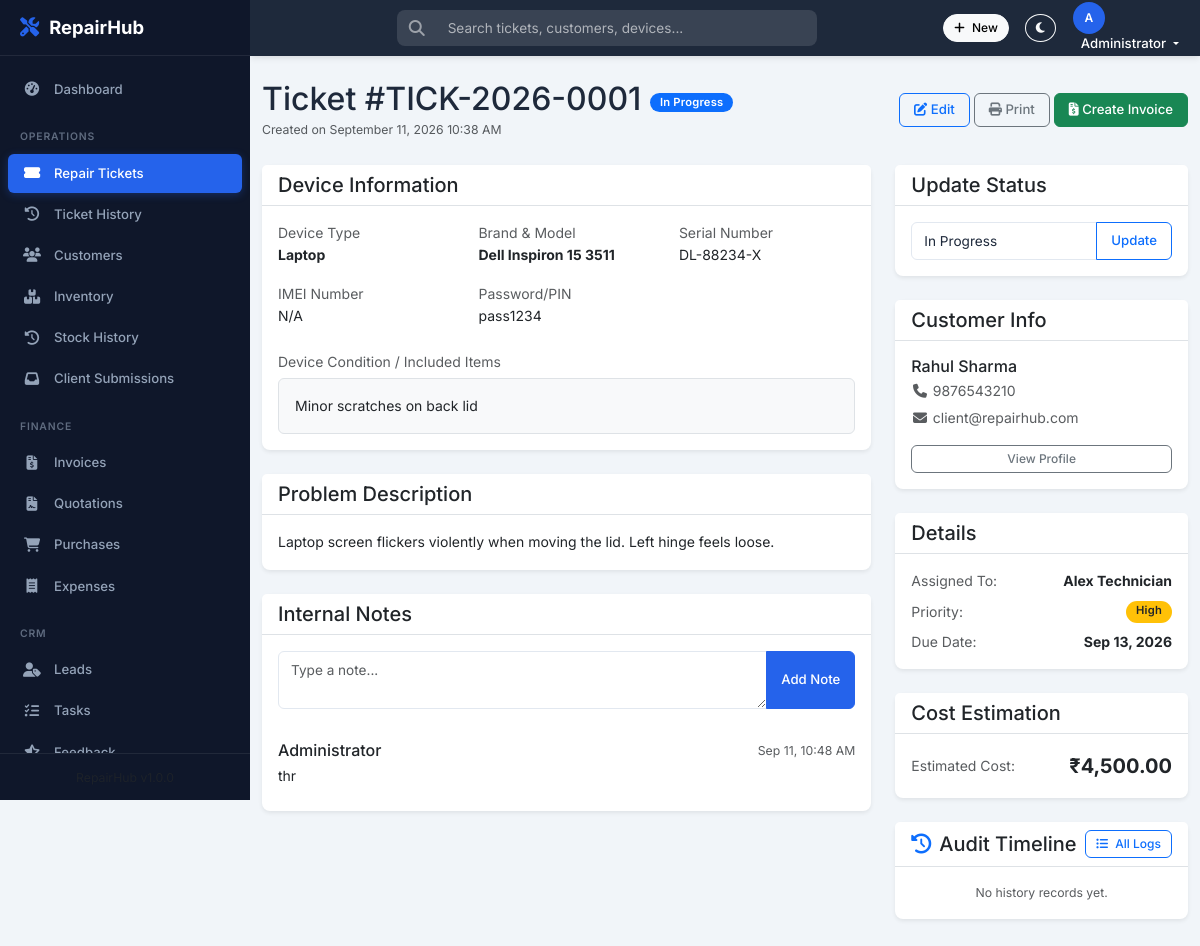
Page /tickets/view.php?id=5 (signed in) on the committed database.
### tables this page shows
CREATE TABLE `users` (
  `id` int NOT NULL AUTO_INCREMENT,
  `name` varchar(100) NOT NULL,
  `email` varchar(150) NOT NULL,
  `password` varchar(255) NOT NULL,
  `phone` varchar(20) DEFAULT NULL,
  `role` enum('Admin','Technician','Receptionist','Client') NOT NULL DEFAULT 'Technician',
  `avatar` varchar(255) DEFAULT NULL,
  `is_active` tinyint(1) NOT NULL DEFAULT '1',
  `last_login` datetime DEFAULT NULL,
  `created_at` datetime NOT NULL DEFAULT CURRENT_TIMESTAMP,
  `updated_at` datetime NOT NULL DEFAULT CURRENT_TIMESTAMP ON UPDATE CURRENT_TIMESTAMP,
  PRIMARY KEY (`id`),
  UNIQUE KEY `email` (`email`),
  KEY `idx_email` (`email`),
  KEY `idx_role` (`role`)
);

CREATE TABLE `repair_tickets` (
  `id` int NOT NULL AUTO_INCREMENT,
  `ticket_id` varchar(30) NOT NULL,
  `customer_id` int NOT NULL,
  `device_type` varchar(50) NOT NULL,
  `device_brand` varchar(100) DEFAULT NULL,
  `device_model` varchar(100) DEFAULT NULL,
  `serial_number` varchar(100) DEFAULT NULL,
  `imei_number` varchar(20) DEFAULT NULL,
  `device_password` varchar(100) DEFAULT NULL,
  `device_condition` text,
  `problem_description` text NOT NULL,
  `diagnosis` text,
  `resolution` text,
  `completion_summary` text,
  `time_spent_total` int DEFAULT '0',
  `parts_used_notes` text,
  `submitted_by_client` tinyint(1) NOT NULL DEFAULT '0',
  `status` enum('Pending','In Progress','Waiting for Parts','Ready for Pickup','Completed','Delivered','Cancelled') NOT NULL DEFAULT 'Pending',
  `priority` enum('Low','Normal','High','Urgent') NOT NULL DEFAULT 'Normal',
  `estimated_cost` decimal(10,2) DEFAULT '0.00',
  `final_cost` decimal(10,2) DEFAULT '0.00',
  `assigned_to` int DEFAULT NULL,
  `created_by` int DEFAULT NULL,
  `due_date` date DEFAULT NULL,
  `completed_at` datetime DEFAULT NULL,
  `delivered_at` datetime DEFAULT NULL,
  `created_at` datetime NOT NULL DEFAULT CURRENT_TIMESTAMP,
  `updated_at` datetime NOT NULL DEFAULT CURRENT_TIMESTAMP ON UPDATE CURRENT_TIMESTAMP,
  PRIMARY KEY (`id`),
  UNIQUE KEY `ticket_id` (`ticket_id`),
  KEY `idx_status` (`status`),
  KEY `idx_priority` (`priority`),
  KEY `idx_customer` (`customer_id`),
  KEY `idx_assigned` (`assigned_to`),
  KEY `idx_created_at` (`created_at`),
  KEY `created_by` (`created_by`),
  CONSTRAINT `repair_tickets_ibfk_1` FOREIGN KEY (`customer_id`) REFERENCES `customers` (`id`) ON DELETE CASCADE,
  CONSTRAINT `repair_tickets_ibfk_2` FOREIGN KEY (`assigned_to`) REFERENCES `users` (`id`) ON DELETE SET NULL,
  CONSTRAINT `repair_tickets_ibfk_3` FOREIGN KEY (`created_by`) REFERENCES `users` (`id`) ON DELETE SET NULL
);

CREATE TABLE `ticket_notes` (
  `id` int NOT NULL AUTO_INCREMENT,
  `ticket_id` int NOT NULL,
  `user_id` int NOT NULL,
  `note` text NOT NULL,
  `is_internal` tinyint(1) NOT NULL DEFAULT '1',
  `created_at` datetime NOT NULL DEFAULT CURRENT_TIMESTAMP,
  PRIMARY KEY (`id`),
  KEY `ticket_id` (`ticket_id`),
  KEY `user_id` (`user_id`),
  CONSTRAINT `ticket_notes_ibfk_1` FOREIGN KEY (`ticket_id`) REFERENCES `repair_tickets` (`id`) ON DELETE CASCADE,
  CONSTRAINT `ticket_notes_ibfk_2` FOREIGN KEY (`user_id`) REFERENCES `users` (`id`) ON DELETE CASCADE
);

CREATE TABLE `customers` (
  `id` int NOT NULL AUTO_INCREMENT,
  `name` varchar(100) NOT NULL,
  `email` varchar(150) DEFAULT NULL,
  `phone` varchar(20) NOT NULL,
  `alt_phone` varchar(20) DEFAULT NULL,
  `address` text,
  `city` varchar(100) DEFAULT NULL,
  `state` varchar(100) DEFAULT NULL,
  `pincode` varchar(10) DEFAULT NULL,
  `gst_number` varchar(20) DEFAULT NULL,
  `notes` text,
  `user_id` int DEFAULT NULL,
  `created_by` int DEFAULT NULL,
  `created_at` datetime NOT NULL DEFAULT CURRENT_TIMESTAMP,
  `updated_at` datetime NOT NULL DEFAULT CURRENT_TIMESTAMP ON UPDATE CURRENT_TIMESTAMP,
  PRIMARY KEY (`id`),
  KEY `idx_phone` (`phone`),
  KEY `idx_name` (`name`),
  KEY `created_by` (`created_by`),
  KEY `idx_user_id` (`user_id`),
  CONSTRAINT `customers_ibfk_1` FOREIGN KEY (`created_by`) REFERENCES `users` (`id`) ON DELETE SET NULL
);

### tickets/view.php (the view, shortened to what the rows shown need)
<?php
require_once '../config.php';
$id = isset($_GET['id']) ? (int)$_GET['id'] : 0;
$sql = "SELECT t.*, c.name, c.phone, c.email, u.name as assignee_name
        FROM repair_tickets t
        LEFT JOIN customers c ON t.customer_id = c.id
        LEFT JOIN users u ON t.assigned_to = u.id
        WHERE t.id = ?";
$stmt = $pdo->prepare($sql);
$stmt->execute([$id]);
$ticket = $stmt->fetch(PDO::FETCH_ASSOC);
$stmt = $pdo->prepare("SELECT * FROM ticket_history WHERE ticket_id = ? ORDER BY created_at DESC LIMIT 50");
$stmt->execute([$id]);
$ticketHistory = $stmt->fetchAll(PDO::FETCH_ASSOC);
if (empty($ticketHistory) && !empty($ticket)) {
    try {
        $oldHist = $pdo->prepare("SELECT tsh.*, u.name as user_name, u.role as user_role FROM ticket_status_history tsh LEFT JOIN users u ON tsh.user_id = u.id WHERE tsh.ticket_id = ? ORDER BY tsh.created_at ASC");
        $oldHist->execute([$id]);
        foreach ($oldHist->fetchAll() as $oh) {
            $desc = $oh['notes'] ?: "Status changed to {$oh['status']}";
            logTicketHistory($pdo, $id, $ticket['ticket_id'], 'status_change', 'status', $oh['old_status'] ?? null, $oh['status'], $desc, $oh['user_id'], $oh['user_name'] ?: 'Staff', $oh['user_role'] ?? 'Staff');
        }
    } catch (Exception $e) {}
}
$stmt = $pdo->prepare("SELECT n.*, u.name FROM ticket_notes n LEFT JOIN users u ON n.user_id = u.id WHERE n.ticket_id = ? ORDER BY n.created_at DESC");
$stmt->execute([$id]);
$notes = $stmt->fetchAll(PDO::FETCH_ASSOC);
$all_statuses = ['Pending', 'In Progress', 'Waiting for Parts', 'Ready for Pickup', 'Completed', 'Delivered', 'Cancelled'];
include '../includes/header.php';
?>
<div class="main-content" id="mainContent">
    <div class="container-fluid py-4">
        <div class="d-flex justify-content-between align-items-center mb-4">
            <div>
                <h2 class="mb-0">Ticket #<?= htmlspecialchars($ticket['ticket_id'] ?? '') ?>
                    <span class="fs-6 align-middle"><?= getStatusBadge($ticket['status'] ?? 'Pending') ?></span>
                </h2>
                <small class="text-muted">Created on <?= date('F d, Y h:i A', strtotime($ticket['created_at'])) ?></small>
            </div>
        </div>
        <div class="row">
            <div class="col-lg-8">
                <div class="card border-0 shadow-sm mb-4">
                    <div class="card-body">
                        <div class="row">
                            <div class="col-sm-4 mb-3">
                                <span class="text-muted d-block">Device Type</span>
                                <span class="fw-bold"><?= htmlspecialchars($ticket['device_type'] ?? '') ?></span>
                            </div>
                            <div class="col-sm-4 mb-3">
                                <span class="text-muted d-block">Brand & Model</span>
                                <span class="fw-bold"><?= htmlspecialchars(($ticket['device_brand'] ?? '') . ' ' . ($ticket['device_model'] ?? '')) ?></span>
                            </div>
                            <div class="col-sm-4 mb-3">
                                <span class="text-muted d-block">Serial Number</span>
                                <span><?= htmlspecialchars($ticket['serial_number'] ?? '') ?: 'N/A' ?></span>
                            </div>
                            <div class="col-sm-4 mb-3">
                                <span class="text-muted d-block">IMEI Number</span>
                                <span><?= htmlspecialchars($ticket['imei_number'] ?? '') ?: 'N/A' ?></span>
                            </div>
                            <div class="col-sm-4 mb-3">
                                <span class="text-muted d-block">Password/PIN</span>
                                <span><?= htmlspecialchars($ticket['device_password'] ?? '') ?: 'N/A' ?></span>
                            </div>
                        </div>
                        <?php if ($ticket['device_condition']): ?>
                        <div class="mt-2">
                            <span class="text-muted d-block mb-1">Device Condition / Included Items</span>
                            <div class="p-3 bg-light rounded border">
                                <?= nl2br(htmlspecialchars($ticket['device_condition'])) ?>
                            </div>
                        </div>
                        <?php endif; ?>
                    </div>
                </div>
                <div class="card border-0 shadow-sm mb-4">
                    <div class="card-body">
                        <p class="mb-0"><?= nl2br(htmlspecialchars($ticket['problem_description'])) ?></p>
                    </div>
                </div>
                <div class="card border-0 shadow-sm mb-4">
                    <div class="card-body">
                        <div class="list-group list-group-flush">
                            <?php if (count($notes) > 0): ?>
                                <?php foreach ($notes as $note): ?>
                                    <div class="list-group-item px-0">
                                        <div class="d-flex justify-content-between w-100 mb-1">
                                            <h6 class="mb-0"><?= htmlspecialchars($note['name']) ?></h6>
                                            <small class="text-muted"><?= date('M d, g:i A', strtotime($note['created_at'])) ?></small>
                                        </div>
                                        <p class="mb-0"><?= nl2br(htmlspecialchars($note['note'])) ?></p>
                                    </div>
                                <?php endforeach; ?>
                            <?php else: ?>
                                <p class="text-muted text-center mb-0">No notes added yet.</p>
                            <?php endif; ?>
                        </div>
                    </div>
                </div>
            </div>
            <div class="col-lg-4">
                <div class="card border-0 shadow-sm mb-4">
                    <div class="card-body">
                        <form method="POST" action="view.php?id=<?= $id ?>">
                            <div class="input-group">
                                <select class="form-select" name="status">
                                    <?php foreach ($all_statuses as $s): ?>
                                        <option value="<?= $s ?>" <?= $ticket['status'] === $s ? 'selected' : '' ?>><?= $s ?></option>
                                    <?php endforeach; ?>
                                </select>
                                <button class="btn btn-outline-primary" type="submit">Update</button>
                            </div>
                        </form>
                    </div>
                </div>
                <div class="card border-0 shadow-sm mb-4">
                    <div class="card-body">
                        <h6 class="mb-1"><?= htmlspecialchars($ticket['name']) ?></h6>
                        <p class="mb-1 text-muted"><i class="fas fa-phone fa-fw"></i> <?= htmlspecialchars($ticket['phone']) ?></p>
                        <?php if ($ticket['email']): ?>
                        <p class="mb-3 text-muted"><i class="fas fa-envelope fa-fw"></i> <?= htmlspecialchars($ticket['email']) ?></p>
                        <?php endif; ?>
                        <a href="../customers/view.php?id=<?= $ticket['customer_id'] ?>" class="btn btn-sm btn-outline-secondary w-100">View Profile</a>
                    </div>
                </div>
                <div class="card border-0 shadow-sm mb-4">
                    <div class="card-body">
                        <div class="d-flex justify-content-between mb-2">
                            <span class="text-muted">Assigned To:</span>
                            <span class="fw-bold"><?= $ticket['assignee_name'] ? htmlspecialchars($ticket['assignee_name']) : 'Unassigned' ?></span>
                        </div>
                        <div class="d-flex justify-content-between mb-2">
                            <span class="text-muted">Priority:</span>
                            <?= getPriorityBadge($ticket['priority'] ?? 'Medium') ?>
                        </div>
                        <div class="d-flex justify-content-between">
                            <span class="text-muted">Due Date:</span>
                            <span class="fw-bold"><?= $ticket['due_date'] ? date('M d, Y', strtotime($ticket['due_date'])) : 'Not set' ?></span>
                        </div>
                    </div>
                </div>
                <div class="card border-0 shadow-sm mb-4">
                    <div class="card-body">
                        <div class="d-flex justify-content-between align-items-center">
                            <span class="text-muted">Estimated Cost:</span>
                            <span class="fs-5 fw-bold">₹<?= number_format((float)$ticket['estimated_cost'], 2) ?></span>
                        </div>
                    </div>
                </div>
            </div>
        </div>
    </div>
</div>
<?php include '../includes/footer.php'; ?>

### includes/header.php (shortened to what the rows shown need)
<?php
$currentUser = [
    'name' => $_SESSION['user_name'] ?? 'User',
    'email' => $_SESSION['user_email'] ?? '',
    'role' => $_SESSION['user_role'] ?? 'Technician',
];
?>
<!DOCTYPE html>
<html lang="en" data-bs-theme="light">
<head>
    <link href="https://cdn.jsdelivr.net/npm/bootstrap@5.3.3/dist/css/bootstrap.min.css" rel="stylesheet">
    <link href="https://cdnjs.cloudflare.com/ajax/libs/font-awesome/6.5.1/css/all.min.css" rel="stylesheet">
    <link href="<?= APP_URL ?>/assets/css/style.css" rel="stylesheet">
</head>
<body>
<nav class="top-navbar">
    <div class="d-flex align-items-center gap-3">
        <div class="dropdown">
            <button class="btn btn-link text-white text-decoration-none dropdown-toggle p-0"
                    data-bs-toggle="dropdown" aria-label="User menu">
                <div class="user-avatar-sm">
                    <?= getInitials($currentUser['name']) ?>
                </div>
                <span class="d-none d-md-inline ms-2"><?= htmlspecialchars($currentUser['name']) ?></span>
            </button>
        </div>
    </div>
</nav>

### includes/functions.php (shortened to what the rows shown need)
<?php
function getStatusBadge($status) {
    $statuses = TICKET_STATUSES;
    $badge = $statuses[$status]['badge'] ?? 'bg-secondary';
    return '<span class="badge ' . $badge . '">' . htmlspecialchars($status) . '</span>';
}
function getPriorityBadge($priority) {
    $priorities = PRIORITIES;
    $badge = $priorities[$priority] ?? 'bg-secondary';
    return '<span class="badge ' . $badge . '">' . htmlspecialchars($priority) . '</span>';
}
function getInitials($name) {
    $cleanName = preg_replace('/[^a-zA-Z\s]/', '', $name);
    $words = array_values(array_filter(explode(' ', trim($cleanName))));
    $initials = '';
    foreach (array_slice($words, 0, 2) as $word) {
        $initials .= strtoupper(substr($word, 0, 1));
    }
    return $initials ?: strtoupper(substr(trim($name), 0, 1)) ?: '?';
}

### rows in the picture
users: name "A", name "Administrator"
repair_tickets: ticket "TICK-2026-0001", status "In Progress", created_at "September 11, 2026 10:38 AM", device_type "Laptop", device_brand+device_model "Dell Inspiron 15 3511", serial_number "DL-88234-X", imei_number "N/A", device_password "pass1234", device_condition "Minor scratches on back lid", problem_description "Laptop screen flickers violently when moving the lid. Left hinge feels loose.", customer.name "Rahul Sharma", customer.phone "9876543210", customer.email "client@repairhub.com", assigned_to.name "Alex Technician", priority "High", due_date "Sep 13, 2026", estimated_cost "4,500.00"
ticket_notes: user.name "Administrator", created_at "Sep 11, 10:48 AM", note "thr"

### other values in the picture
APP_NAME "RepairHub"
